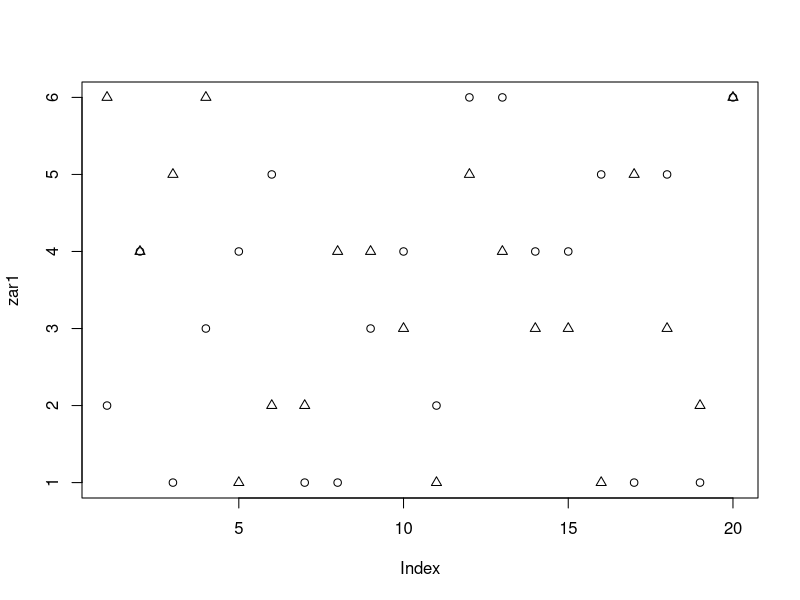

Write R code to recreate this figure.
zar1 <- sample(6, 20, replace=T)
zar2 <- sample(6, 20, replace=T)

plot(zar1)
points(zar2,pch=2)

paste( sum(zar1==zar2), "times, draw.")
paste( sum(zar1>zar2),  "times, player 1 won.")
paste( sum(zar1<zar2),  "times, player 2 won.")
